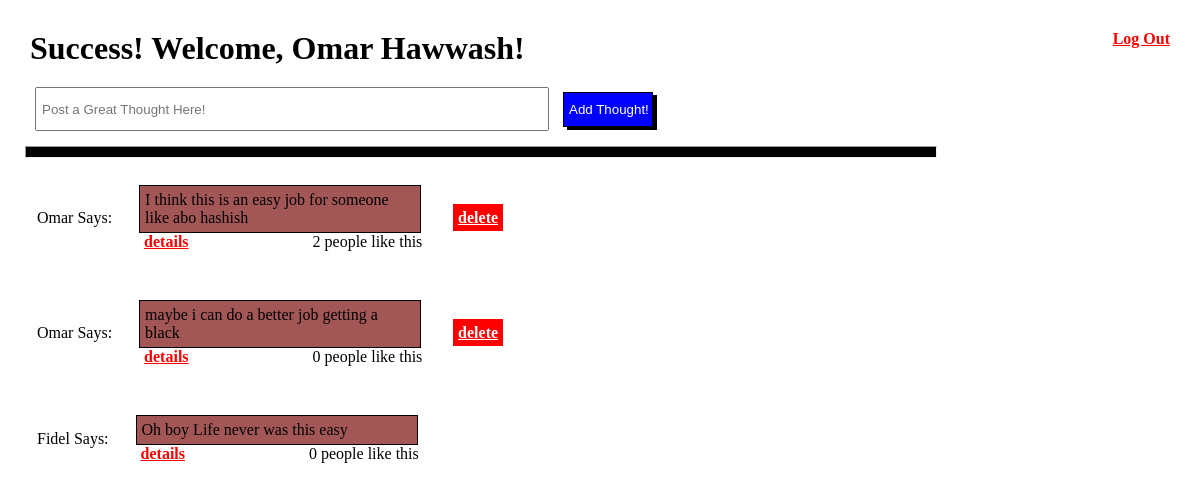
The app's page /thoughts (signed in), older data.
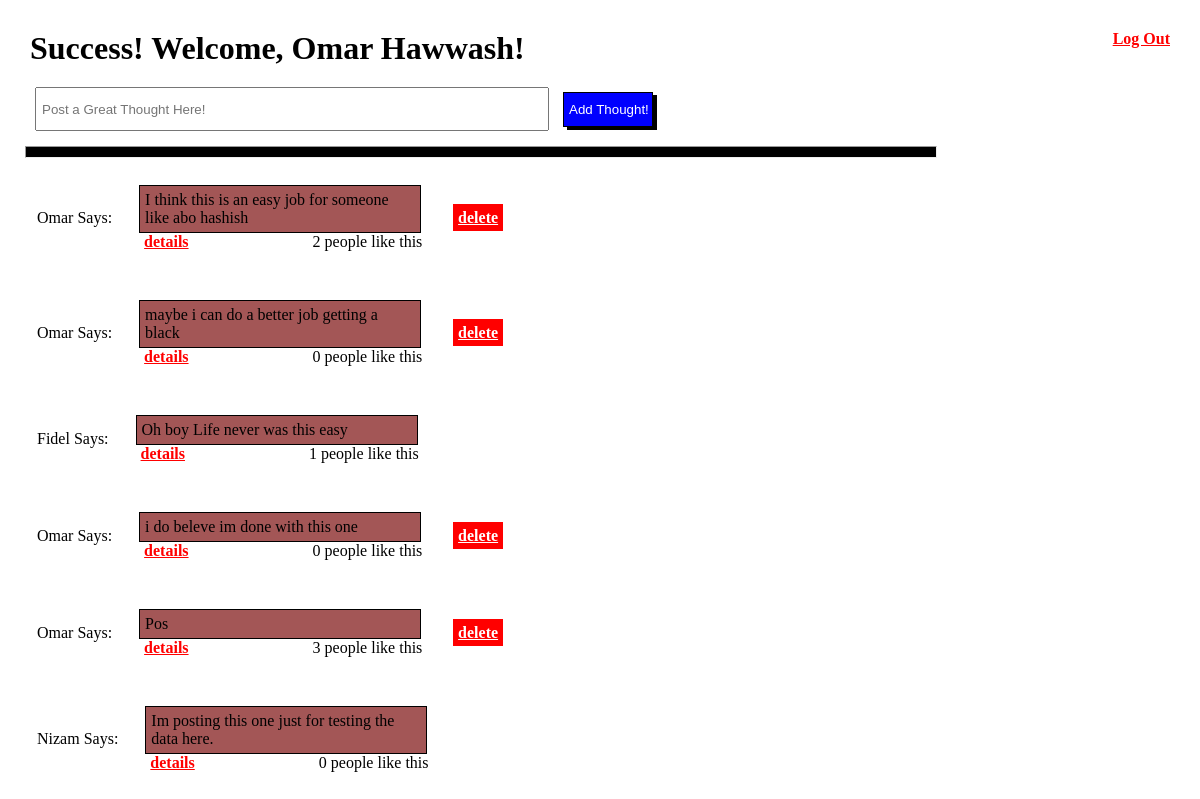
The same page, newer data.
### appLogin/models.py (models this page shows)
class User(models.Model):
    fname = models.CharField(max_length=255)
    lname = models.CharField(max_length=255)
    birthDate = models.DateField(null=True)
    email = models.CharField(max_length=255)
    passwd = models.CharField(max_length=255)
    createdAt = models.DateTimeField(auto_now_add=True)
    updatedAt = models.DateTimeField(auto_now=True)
    objects = userManager()

class Thought(models.Model):
    post = models.TextField()
    uploadeBy=models.ForeignKey(User, related_name="createdThoughts", on_delete=models.CASCADE)
    likedBy=models.ManyToManyField(User, related_name="likes")
    createdAt = models.DateTimeField(auto_now_add=True)
    updatedAt = models.DateTimeField(auto_now=True)

### appLogin/views.py (the view)
# urls.py: path('thoughts', views.welcomeThoughts),
def welcomeThoughts(request):
    if request.session['logedin']:
        thisUsers= User.objects.get(email=request.session['email'])
        request.session['thisUsersName']=thisUsers.fname
        request.session['id']=thisUsers.id
        request.session['thisUsersLname']=thisUsers.lname
        allThoughts = Thought.objects.all()
        context={
            'Thoughts' : allThoughts,
            'hisFavs' : Thought.objects.filter(likedBy=thisUsers),
        }
        return render(request,'thoughts.html', context)

### appLogin/templates/thoughts.html (shortened to what this page needs)
<!DOCTYPE html>
<html lang="en">
<head>
    {% load static %}
    <link rel="stylesheet" href="{% static 'css/style.css' %}">
</head>
<body>
    <a href="/cleanSession" id="tre">Log Out</a>
    <h1>Success! Welcome, {{request.session.thisUsersName}} {{request.session.thisUsersLname}}!</h1>
    <form action="/addThought" method="POST">
		<input name="formDesc" id="thisID" pattern="(?=.*[a-z])(?=.*[A-Z]).{5,}" title="Must contain uppercase and small case and at least  five characters" required placeholder="Post a Great Thought Here!">
        <input type="submit" id="bluish" value="Add Thought!">
    </form>
    <hr class="brbr">
    {% for Thought in Thoughts %}
    <table>
        <tr>
            <td>{{Thought.uploadeBy.fname}} Says: </td>
            <td><div>
                <p class="box">{{Thought.post}}</p>
                <a class="marginalize" href="/thought/{{Thought.id}}"> details</a> {{ Thought.likedBy.count }} people like this
            </div></td>
            <td>{% if Thought.uploadeBy.id == request.session.id %}
                <a class="redding" href="/delete/{{Thought.id}}">delete</a>
            {% endif %} </td>
        </tr>
    </table>
    {% endfor %}
</body>
</html>

### appLogin/static/css/style.css (style rules this page uses)
* { padding: 5px; margin: 5px; }
a { color: red; font-weight: bold; }
td { border-bottom: 1px solid maroon; }

### appLogin/templates/thoughts.html (style rules this page uses)
#tre { float: right; }
td { border-bottom: transparent; }
.box { margin: 0px 5px; width: 270px; max-height: 80px; border: 1px solid black; background-color: rgb(163, 86, 86); }
#thisID { width: 500px; height: 30px; }
.brbr { max-width: 900px; max-height: 1px; background-color: black; }
#bluish { text-decoration: none; width: 90px; height: 35px; border: 1px solid black; background-color: blue; color: white; box-shadow: 4px 3px black; }
.redding { width: 25px; height: 15px; background-color: red; color: white; }
.marginalize { margin-right: 115px; }

Row changes from the older to the newer data that the page shows:
computed for Thought "Oh boy Life never was this easy": likedBy.count "0" → "1"
added Thought: uploadeBy.fname "Omar", post "i do beleve im done with this one", likedBy.count "0"
added Thought: uploadeBy.fname "Omar", post "Pos", likedBy.count "3"
added Thought: uploadeBy.fname "Nizam", post "Im posting this one just for testing the data here.", likedBy.count "0"
